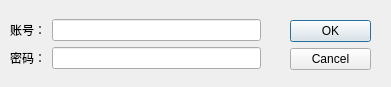
<?xml version="1.0" encoding="UTF-8"?>
<ui version="4.0">
 <class>login_dialog</class>
 <widget class="QDialog" name="login_dialog">
  <property name="geometry">
   <rect>
    <x>0</x>
    <y>0</y>
    <width>391</width>
    <height>87</height>
   </rect>
  </property>
  <property name="windowTitle">
   <string>Dialog</string>
  </property>
  <widget class="QDialogButtonBox" name="buttonBox">
   <property name="geometry">
    <rect>
     <x>290</x>
     <y>20</y>
     <width>81</width>
     <height>241</height>
    </rect>
   </property>
   <property name="orientation">
    <enum>Qt::Vertical</enum>
   </property>
   <property name="standardButtons">
    <set>QDialogButtonBox::Cancel|QDialogButtonBox::Ok</set>
   </property>
  </widget>
  <widget class="QWidget" name="formLayoutWidget">
   <property name="geometry">
    <rect>
     <x>10</x>
     <y>19</y>
     <width>251</width>
     <height>81</height>
    </rect>
   </property>
   <layout class="QFormLayout" name="formLayout">
    <item row="0" column="0">
     <widget class="QLabel" name="label_1">
      <property name="text">
       <string>账号：</string>
      </property>
     </widget>
    </item>
    <item row="1" column="0">
     <widget class="QLabel" name="label_2">
      <property name="text">
       <string>密码：</string>
      </property>
     </widget>
    </item>
    <item row="0" column="1">
     <widget class="QLineEdit" name="lineEdit_1"/>
    </item>
    <item row="1" column="1">
     <widget class="QLineEdit" name="lineEdit_2">
      <property name="inputMethodHints">
       <set>Qt::ImhNone</set>
      </property>
     </widget>
    </item>
   </layout>
  </widget>
 </widget>
 <resources/>
 <connections>
  <connection>
   <sender>buttonBox</sender>
   <signal>accepted()</signal>
   <receiver>login_dialog</receiver>
   <slot>accept()</slot>
   <hints>
    <hint type="sourcelabel">
     <x>248</x>
     <y>254</y>
    </hint>
    <hint type="destinationlabel">
     <x>157</x>
     <y>274</y>
    </hint>
   </hints>
  </connection>
  <connection>
   <sender>buttonBox</sender>
   <signal>rejected()</signal>
   <receiver>login_dialog</receiver>
   <slot>reject()</slot>
   <hints>
    <hint type="sourcelabel">
     <x>316</x>
     <y>260</y>
    </hint>
    <hint type="destinationlabel">
     <x>286</x>
     <y>274</y>
    </hint>
   </hints>
  </connection>
 </connections>
</ui>
